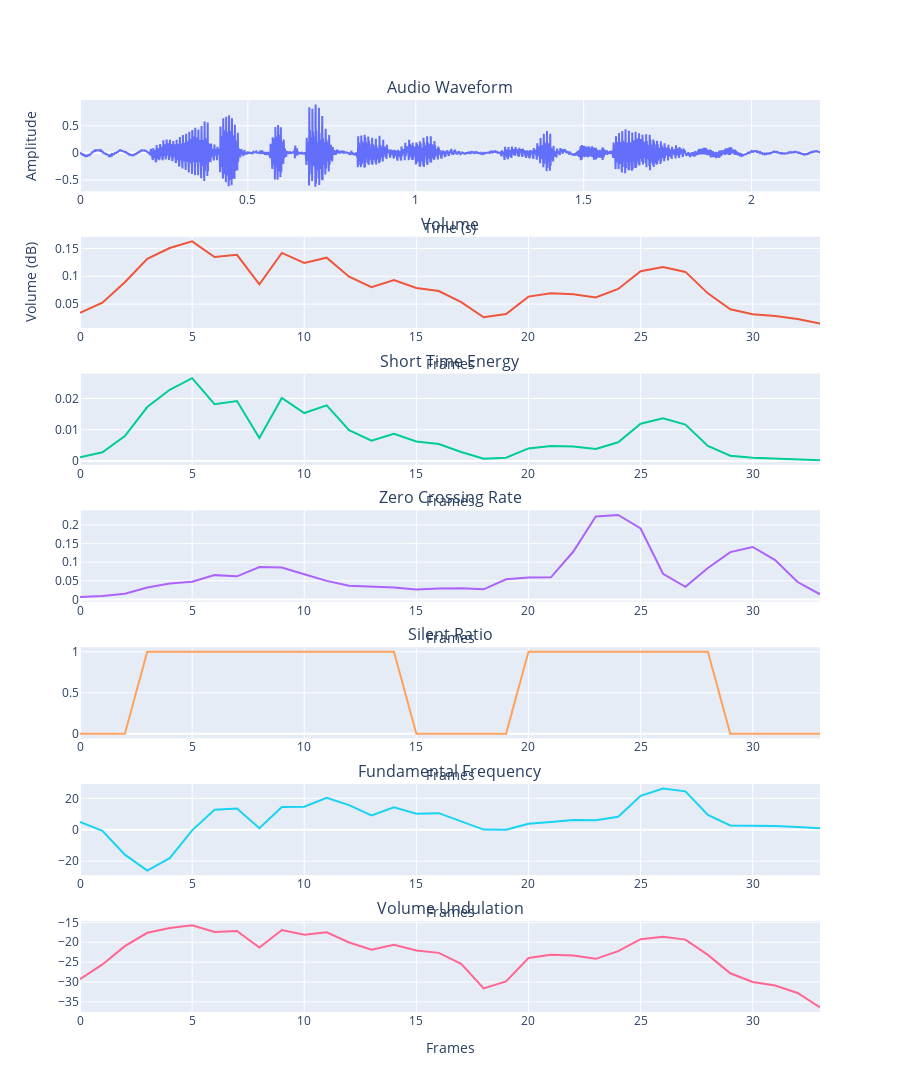

The code cell stored with this chart in its notebook:
### Code cell
plot_all(audio=audio, audio_time = audio_time, frames=frames, n_=n_, N_=N_,l_=50,sr_bounds=[0.03,0.06])

### Figure 1 — Plotly figure (JSON) as saved in the notebook; plotly's stock layout.template omitted (floating-point values rounded to 4 significant figures; data arrays with more than 128 entries replaced by an {"elided": "..."} marker saying what was removed)
{"data": [{"mode": "lines", "type": "scatter", "x": {"elided": "48595 float values"}, "xaxis": "x", "y": {"elided": "48595 float values"}, "yaxis": "y"}, {"mode": "lines", "type": "scatter", "x": [0, 1, 2, 3, 4, 5, 6, 7, 8, 9, 10, 11, 12, 13, 14, 15, 16, 17, 18, 19, 20, 21, 22, 23, 24, 25, 26, 27, 28, 29, 30, 31, 32, 33], "xaxis": "x2", "y": [0.03433, 0.05255, 0.08921, 0.1314, 0.1509, 0.1628, 0.1347, 0.1385, 0.08557, 0.142, 0.1239, 0.1335, 0.09909, 0.08051, 0.09311, 0.07887, 0.07345, 0.05358, 0.02633, 0.03222, 0.06339, 0.06934, 0.06786, 0.0618, 0.07721, 0.1092, 0.1168, 0.1078, 0.06928, 0.04071, 0.03163, 0.02858, 0.023, 0.01516], "yaxis": "y2"}, {"mode": "lines", "type": "scatter", "x": [0, 1, 2, 3, 4, 5, 6, 7, 8, 9, 10, 11, 12, 13, 14, 15, 16, 17, 18, 19, 20, 21, 22, 23, 24, 25, 26, 27, 28, 29, 30, 31, 32, 33], "xaxis": "x3", "y": [0.001179, 0.002762, 0.007959, 0.01725, 0.02276, 0.0265, 0.01816, 0.01918, 0.007322, 0.02016, 0.01534, 0.01781, 0.009819, 0.006481, 0.00867, 0.00622, 0.005395, 0.00287, 0.0006934, 0.001038, 0.004018, 0.004808, 0.004605, 0.003819, 0.005962, 0.01193, 0.01363, 0.01163, 0.004799, 0.001658, 0.001001, 0.000817, 0.000529, 0.00023], "yaxis": "y3"}, {"mode": "lines", "type": "scatter", "x": [0, 1, 2, 3, 4, 5, 6, 7, 8, 9, 10, 11, 12, 13, 14, 15, 16, 17, 18, 19, 20, 21, 22, 23, 24, 25, 26, 27, 28, 29, 30, 31, 32, 33], "xaxis": "x4", "y": [0.006349, 0.009297, 0.01542, 0.03175, 0.04286, 0.04739, 0.06531, 0.06213, 0.0873, 0.08594, 0.06757, 0.04989, 0.03696, 0.03401, 0.0322, 0.0263, 0.02948, 0.03016, 0.02721, 0.05397, 0.05918, 0.05941, 0.1288, 0.2234, 0.2272, 0.1909, 0.06893, 0.03401, 0.08435, 0.1272, 0.141, 0.1057, 0.04671, 0.01383], "yaxis": "y4"}, {"mode": "lines", "type": "scatter", "x": [0, 1, 2, 3, 4, 5, 6, 7, 8, 9, 10, 11, 12, 13, 14, 15, 16, 17, 18, 19, 20, 21, 22, 23, 24, 25, 26, 27, 28, 29, 30, 31, 32, 33], "xaxis": "x5", "y": [0, 0, 0, 1, 1, 1, 1, 1, 1, 1, 1, 1, 1, 1, 1, 0, 0, 0, 0, 0, 1, 1, 1, 1, 1, 1, 1, 1, 1, 0, 0, 0, 0, 0], "yaxis": "y5"}, {"mode": "lines", "type": "scatter", "x": [0, 1, 2, 3, 4, 5, 6, 7, 8, 9, 10, 11, 12, 13, 14, 15, 16, 17, 18, 19, 20, 21, 22, 23, 24, 25, 26, 27, 28, 29, 30, 31, 32, 33], "xaxis": "x6", "y": [5.005, -0.705, -15.84, -26.02, -18.04, -0.3677, 12.67, 13.45, 0.9893, 14.44, 14.68, 20.3, 15.66, 9.068, 14.22, 10.24, 10.54, 5.096, 0.08114, -0.04681, 3.862, 4.919, 6.176, 5.968, 8.299, 21.59, 26.2, 24.44, 9.363, 2.693, 2.585, 2.306, 1.769, 0.9297], "yaxis": "y6"}, {"mode": "lines", "type": "scatter", "x": [0, 1, 2, 3, 4, 5, 6, 7, 8, 9, 10, 11, 12, 13, 14, 15, 16, 17, 18, 19, 20, 21, 22, 23, 24, 25, 26, 27, 28, 29, 30, 31, 32, 33], "xaxis": "x7", "y": [-29.29, -25.59, -20.99, -17.63, -16.43, -15.77, -17.41, -17.17, -21.35, -16.95, -18.14, -17.49, -20.08, -21.88, -20.62, -22.06, -22.68, -25.42, -31.59, -29.84, -23.96, -23.18, -23.37, -24.18, -22.25, -19.23, -18.65, -19.34, -23.19, -27.81, -30.0, -30.88, -32.77, -36.38], "yaxis": "y7"}], "layout": {"annotations": [{"font": {"size": 16}, "showarrow": false, "text": "Audio Waveform", "x": 0.5, "xanchor": "center", "xref": "paper", "y": 1, "yanchor": "bottom", "yref": "paper"}, {"font": {"size": 16}, "showarrow": false, "text": "Volume", "x": 0.5, "xanchor": "center", "xref": "paper", "y": 0.85, "yanchor": "bottom", "yref": "paper"}, {"font": {"size": 16}, "showarrow": false, "text": "Short Time Energy", "x": 0.5, "xanchor": "center", "xref": "paper", "y": 0.7, "yanchor": "bottom", "yref": "paper"}, {"font": {"size": 16}, "showarrow": false, "text": "Zero Crossing Rate", "x": 0.5, "xanchor": "center", "xref": "paper", "y": 0.55, "yanchor": "bottom", "yref": "paper"}, {"font": {"size": 16}, "showarrow": false, "text": "Silent Ratio", "x": 0.5, "xanchor": "center", "xref": "paper", "y": 0.4, "yanchor": "bottom", "yref": "paper"}, {"font": {"size": 16}, "showarrow": false, "text": "Fundamental Frequency", "x": 0.5, "xanchor": "center", "xref": "paper", "y": 0.25, "yanchor": "bottom", "yref": "paper"}, {"font": {"size": 16}, "showarrow": false, "text": "Volume Undulation", "x": 0.5, "xanchor": "center", "xref": "paper", "y": 0.1, "yanchor": "bottom", "yref": "paper"}], "height": 1800, "showlegend": false, "xaxis": {"anchor": "y", "domain": [0, 1], "title": {"text": "Time (s)"}}, "xaxis2": {"anchor": "y2", "domain": [0, 1], "title": {"text": "Frames"}}, "xaxis3": {"anchor": "y3", "domain": [0, 1], "title": {"text": "Frames"}}, "xaxis4": {"anchor": "y4", "domain": [0, 1], "title": {"text": "Frames"}}, "xaxis5": {"anchor": "y5", "domain": [0, 1], "title": {"text": "Frames"}}, "xaxis6": {"anchor": "y6", "domain": [0, 1], "title": {"text": "Frames"}}, "xaxis7": {"anchor": "y7", "domain": [0, 1], "title": {"text": "Frames"}}, "yaxis": {"anchor": "x", "domain": [0.9, 1], "title": {"text": "Amplitude"}}, "yaxis2": {"anchor": "x2", "domain": [0.75, 0.85], "title": {"text": "Volume (dB)"}}, "yaxis3": {"anchor": "x3", "domain": [0.6, 0.7]}, "yaxis4": {"anchor": "x4", "domain": [0.45, 0.55]}, "yaxis5": {"anchor": "x5", "domain": [0.3, 0.4]}, "yaxis6": {"anchor": "x6", "domain": [0.15, 0.25]}, "yaxis7": {"anchor": "x7", "domain": [0, 0.1]}}}
